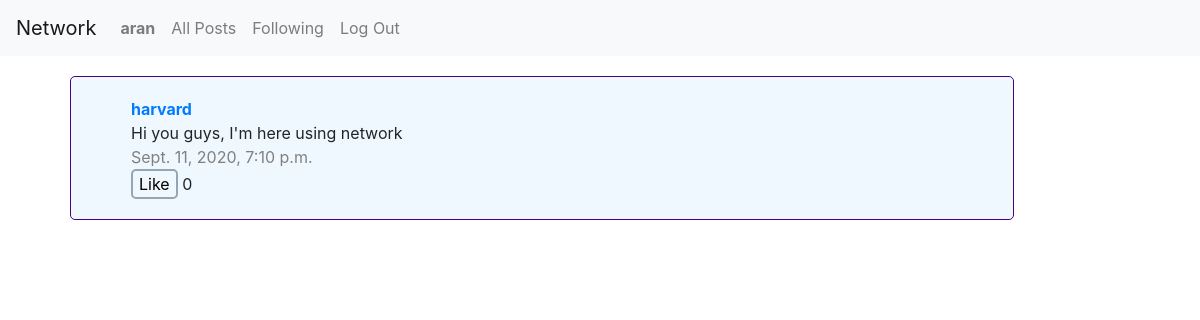
The page /following (signed in) on the database its author committed.
### network/models.py (models this page shows, shortened)
class User(AbstractUser):
    followers = models.ManyToManyField("User", related_name="user_followers")
    following = models.ManyToManyField("User", related_name="user_following")
    posts = models.ManyToManyField("Post", related_name="user_posts")
    def following_list(self):
        return [user.username for user in self.following.all()]
    def get_posts(self):
        return self.posts.all()

class Post(models.Model):
    author = models.CharField(max_length=60)
    text = models.CharField(max_length=280)
    timestamp = models.DateTimeField(auto_now_add=True)
    like = models.IntegerField()

### network/views.py (the view)
# urls.py: path("following", views.following, name="following"),
def following(request):
    all_posts = Post.objects.none()
    user_following = User.objects.get(username=request.user.username).following_list()
    for user in user_following:
        user_posts = User.objects.get(username=user).get_posts()
        all_posts |= user_posts
    paginator = Paginator(all_posts, 5)
    page_number = request.GET.get('page')
    page = paginator.get_page(page_number)
    return render(request, "network/index.html", {
        "page": page,
        "type": "hidden"
    })

### network/templates/network/index.html (shortened to what this page needs)
{% extends "network/layout.html" %}
{% block body %}
    <div id="feed">
        {% for post in page %}
        <div style="padding: 10px;">
				<div class="container post_box">
				    <a href="{% url 'profile' username=post.author %}"><strong>{{ post.author }}</strong></a><br>
				    <span id="content{{post.id}}">{{ post.text }}</span>
                    {% if user.username == post.author %}
						    <form id="edit_form{{post.id}}" action="javascript:void(0);" onsubmit="edit_text('{{post.id}}')">
								{% csrf_token %}
								<textarea id="edit_area{{post.id}}" style="display: none;"></textarea>
								<input id="edit_button{{post.id}}" type="submit" value="Edit">
				    			<input id="save_button{{post.id}}" type="hidden" value="Save">
							</form>
				    {% else %}
				    	<br>
				    {% endif %}
				    <span class="time">{{ post.timestamp }}</span><br>
					<button id="like_button{{post.id}}" onclick="like_function('{{post.id}}')">Like</button>
					<span id="likes{{post.id}}" > {{ post.like }} </span>
				</div>
			</div>
        {% endfor %}
    </div>
{% endblock %}

### network/templates/network/layout.html (shortened to what this page needs)
{% load static %}
<!DOCTYPE html>
<html lang="en">
    <head>
        <link rel="stylesheet" href="https://stackpath.bootstrapcdn.com/bootstrap/4.4.1/css/bootstrap.min.css">
        <link href="{% static 'network/styles.css' %}" rel="stylesheet">
    </head>
    <body>
        <nav class="navbar navbar-expand-lg navbar-light bg-light">
            <a class="navbar-brand" href="{% url 'index' %}">Network</a>
            <div>
              <ul class="navbar-nav mr-auto">
                {% if user.is_authenticated %}
                    <li class="nav-item">
                        <a class="nav-link" href="{% url 'profile' username=user.username %}"><strong id="login_user">{{ user.username }}</strong></a>
                    </li>
                {% endif %}
                <li class="nav-item">
                  <a class="nav-link" href="{% url 'index' %}">All Posts</a>
                </li>
                {% if user.is_authenticated %}
                    <li class="nav-item">
                        <a class="nav-link" href="{% url 'following' %}">Following</a>
                    </li>
                    <li class="nav-item">
                        <a class="nav-link" href="{% url 'logout' %}">Log Out</a>
                    </li>
                {% endif %}
              </ul>
            </div>
          </nav>
        <div class="body">
            {% block body %}
            {% endblock %}
        </div>
    </body>
</html>

### network/static/network/styles.css (style rules this page uses)
.post_box { width: 80%; padding: 20px; padding-left: 60px; border: 1px solid indigo; margin-left: 60px; margin-top: 10px; background-color:aliceblue; border-radius: 5px; }
button { width: auto; background-color: transparent; border: 2px solid #96a5b2; border-radius: 5px; }
.time { color: gray; }

### rows shown on the page
User: username "aran"
Post: author "harvard", text "Hi you guys, I'm here using network", timestamp "Sept. 11, 2020, 7:10 p.m.", like "0"
